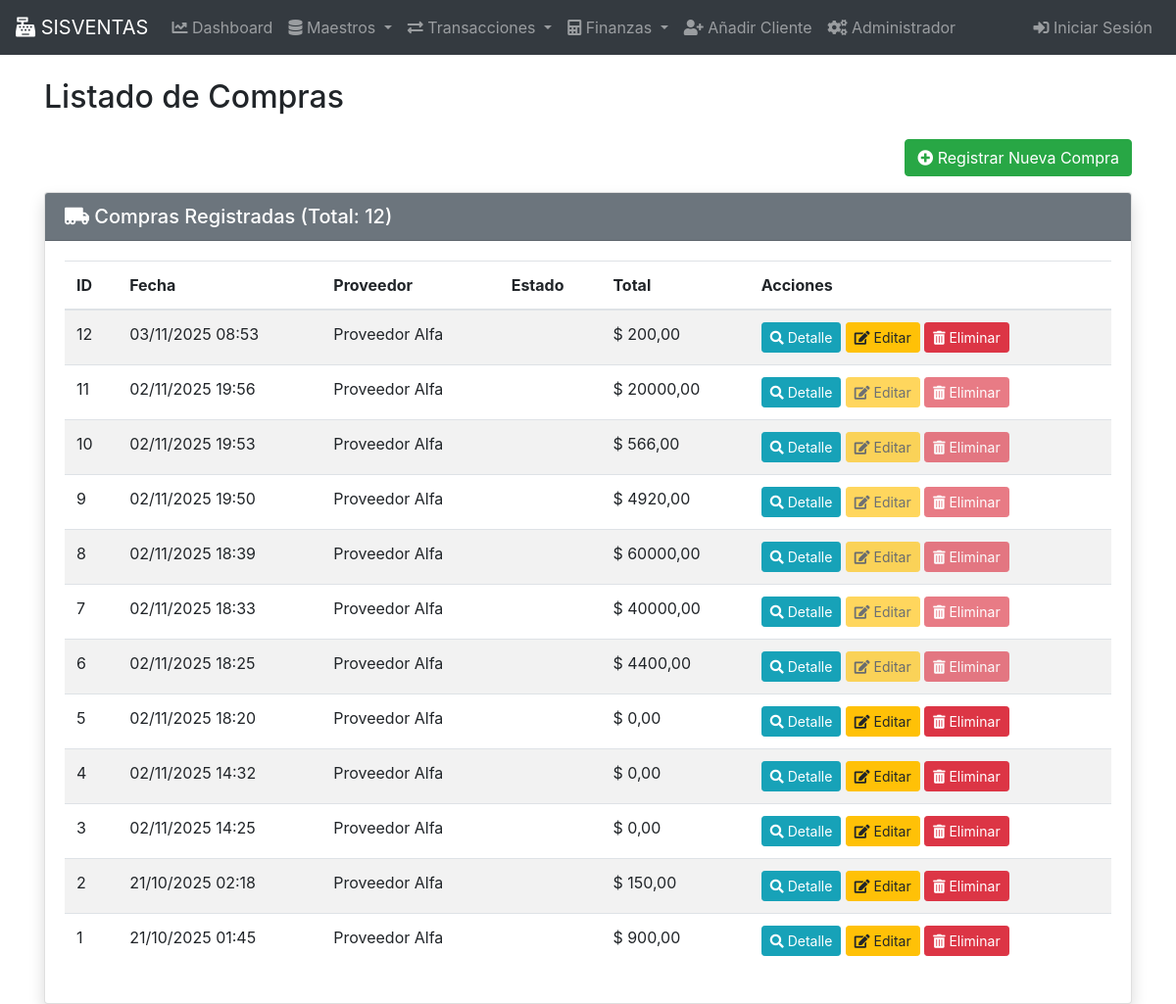
The app's page /compras/ with its own data.
### gestion/models.py (models this page shows, shortened)
class Compra(models.Model):
    proveedor = models.ForeignKey(Proveedor, on_delete=models.PROTECT)
    empleado = models.ForeignKey(Empleado, on_delete=models.SET_NULL, null=True)
    fecha = models.DateTimeField(auto_now_add=True)
    total = models.DecimalField(max_digits=10, decimal_places=2, default=0)
    estado = models.CharField(max_length=50, default='Pendiente')
    class Meta:
        verbose_name_plural = "Compras"

class Proveedor(models.Model):
    nombre = models.CharField(max_length=100, unique=True)
    contacto = models.CharField(max_length=100)
    telefono = models.CharField(max_length=15)
    email = models.EmailField(max_length=255, blank=True, null=True)
    class Meta:
        verbose_name_plural = "Proveedores"
    def __str__(self):
        return self.nombre

### gestion/views.py (the view)
# urls.py: path('compras/', CompraListView.as_view(), name='compra_lista'),
class CompraListView(BaseListView):
    model = Compra
    template_name = 'gestion/compras/compra_list.html'
    context_object_name = 'compras'
    titulo_pagina = 'Listado de Compras'
    ordering = ['-fecha']

### gestion/views_base.py (called while the page is built)
    def get_context_data(self, **kwargs):
        context = super().get_context_data(**kwargs)
        context['titulo_pagina'] = self.titulo_pagina
        return context

### gestion/templates/gestion/compras/compra_list.html (shortened to what this page needs)
{% extends 'base.html' %}
{% load static %}
{% block content %}
<h2 class="mt-4 mb-4">{{ titulo_pagina }}</h2>
<div class="d-flex justify-content-end mb-3">
    <a href="{% url 'compra_crear' %}" class="btn btn-success">
        <i class="fas fa-plus-circle"></i> Registrar Nueva Compra
    </a>
</div>
<div class="card shadow">
    <div class="card-header bg-secondary text-white">
        <h5 class="mb-0"><i class="fas fa-truck-moving"></i> Compras Registradas (Total: {{ compras|length }})</h5>
    </div>
    <div class="card-body">
        {% if compras %}
        <div class="table-responsive">
            <table class="table table-striped table-hover align-middle">
                <thead>
                    <tr>
                        <th>ID</th>
                        <th>Fecha</th>
                        <th>Proveedor</th>
                        <th>Estado</th>
                        <th>Total</th>
                        <th>Acciones</th>
                    </tr>
                </thead>
                <tbody>
                    {% for compra in compras %}
                    <tr>
                        <td>{{ compra.id }}</td>
                        <td>{{ compra.fecha|date:"d/m/Y H:i" }}</td>
                        <td>{{ compra.proveedor }}</td>
                        <td>{{ compra.get_estado_display }}</td>
                        <td>$ {{ compra.total|floatformat:2 }}</td>
                        <td class="text-nowrap">
                            <a href="{% url 'compra_detalle' pk=compra.pk %}" class="btn btn-sm btn-info" title="Ver Detalle / Editar Items"><i class="fas fa-search"></i> Detalle</a>
                            {% if compra.estado != 'FINALIZADA' %}
                            <a href="{% url 'compra_editar' pk=compra.pk %}" class="btn btn-sm btn-warning" title="Editar Cabecera"><i class="fas fa-edit"></i> Editar</a>
                            {% else %}
                            <button class="btn btn-sm btn-warning disabled" title="Compra Finalizada" disabled><i class="fas fa-edit"></i> Editar</button>
                            {% endif %}
                            {% if compra.estado != 'FINALIZADA' %}
                            <a href="{% url 'compra_eliminar' pk=compra.pk %}" class="btn btn-sm btn-danger" title="Eliminar"><i class="fas fa-trash-alt"></i> Eliminar</a>
                            {% else %}
                            <button class="btn btn-sm btn-danger disabled" title="No se puede eliminar una Compra Finalizada" disabled><i class="fas fa-trash-alt"></i> Eliminar</button>
                            {% endif %}
                        </td>
                    </tr>
                    {% empty %}
                    <tr>
                        <td colspan="6" class="text-center">No hay compras registradas.</td>
                    </tr>
                    {% endfor %}
                </tbody>
            </table>
        </div>
        {% else %}
        <div class="alert alert-info" role="alert">
            No hay compras registradas aún.
        </div>
        {% endif %}
    </div>
</div>
{% endblock %}

### records on screen
Compra: id "12", fecha "03/11/2025 08:53", proveedor "Proveedor Alfa", total "200,00", estado "Editar"
Compra: id "11", fecha "02/11/2025 19:56", proveedor "Proveedor Alfa", total "20000,00", estado "Editar"
Compra: id "10", fecha "02/11/2025 19:53", proveedor "Proveedor Alfa", total "566,00", estado "Editar"
Compra: id "9", fecha "02/11/2025 19:50", proveedor "Proveedor Alfa", total "4920,00", estado "Editar"
Compra: id "8", fecha "02/11/2025 18:39", proveedor "Proveedor Alfa", total "60000,00", estado "Editar"
Compra: id "7", fecha "02/11/2025 18:33", proveedor "Proveedor Alfa", total "40000,00", estado "Editar"
Compra: id "6", fecha "02/11/2025 18:25", proveedor "Proveedor Alfa", total "4400,00", estado "Editar"
Compra: id "5", fecha "02/11/2025 18:20", proveedor "Proveedor Alfa", total "0,00", estado "Editar"
Compra: id "4", fecha "02/11/2025 14:32", proveedor "Proveedor Alfa", total "0,00", estado "Editar"
Compra: id "3", fecha "02/11/2025 14:25", proveedor "Proveedor Alfa", total "0,00", estado "Editar"
Compra: id "2", fecha "21/10/2025 02:18", proveedor "Proveedor Alfa", total "150,00", estado "Editar"
Compra: id "1", fecha "21/10/2025 01:45", proveedor "Proveedor Alfa", total "900,00", estado "Editar"

### other values on screen
{{ titulo_pagina }} "Listado de Compras"
{{ compras|length }} "12"
